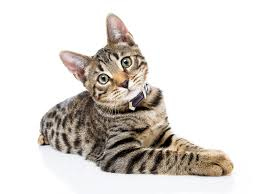
#> input picture 0910_exercise/images/cat3.jpg, 259 x 194 px, given in place of the camera
$ python cartoon_cam.py
#> lines starting #> are read from the running program, lines starting #| are printed output that depends on the picture
#> further down, frame is the input picture: shape (194, 259, 3); mean B, G, R 211.1, 215.6, 220.4
# 카툰 필터 카메라

import sys
import numpy as np
import cv2


def cartoon_filter(img):
    h, w = img.shape[:2]
    img2 = cv2.resize(img, (w//2, h//2))

    blr = cv2.bilateralFilter(img2, -1, 20, 7)
    edge = 255 - cv2.Canny(img2, 80, 120)
    edge = cv2.cvtColor(edge, cv2.COLOR_GRAY2BGR)

    dst = cv2.bitwise_and(blr, edge)
    dst = cv2.resize(dst, (w, h), interpolation=cv2.INTER_NEAREST)

    return dst


def pencil_sketch(img):
    gray = cv2.cvtColor(img, cv2.COLOR_BGR2GRAY)
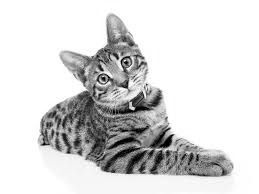
#> gray: shape (194, 259); min 0, max 255, mean 216.5
    blr = cv2.GaussianBlur(gray, (0, 0), 3)
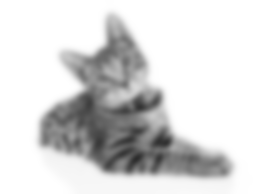
#> blr: shape (194, 259); min 44, max 255, mean 216.6
    dst = cv2.divide(gray, blr, scale=255)
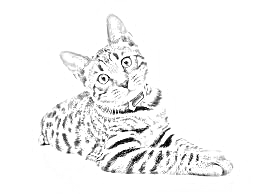
#> dst: shape (194, 259); min 0, max 255, mean 243.6
    return dst


cap = cv2.VideoCapture(1, cv2.CAP_DSHOW)

if not cap.isOpened():
    print('video open failed!')
    sys.exit()

cam_mode = 2

while True:
    ret, frame = cap.read()

    if not ret:
        break


    if cam_mode == 1:
        frame = cartoon_filter(frame)
    elif cam_mode == 2:
        frame = pencil_sketch(frame)
        frame = cv2.cvtColor(frame, cv2.COLOR_GRAY2BGR)

    cv2.imshow('frame', frame)
    key = cv2.waitKey(1)
#> (key Esc is pressed here)

    if key == 27:
        break
    elif key == ord(' '):
        cam_mode += 1
        if cam_mode == 3:
            cam_mode = 0


cap.release()
cv2.destroyAllWindows()

$ run again, on 0910_exercise/images/cat4.jpg
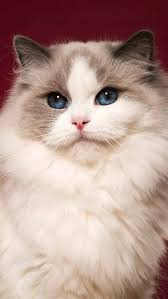
#> input picture 0910_exercise/images/cat4.jpg, 168 x 299 px, given in place of the camera
#> frame is the input picture: shape (299, 168, 3); mean B, G, R 144.4, 152.9, 180.6
#> in pencil_sketch, `blr = cv2.GaussianBlur(gray, (0, 0), 3)`:
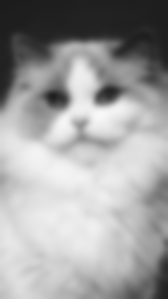
#> blr: shape (299, 168); min 28, max 248, mean 160.2
#> in pencil_sketch, `dst = cv2.divide(gray, blr, scale=255)`:
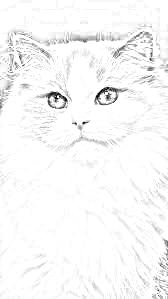
#> dst: shape (299, 168); min 6, max 255, mean 247.4
